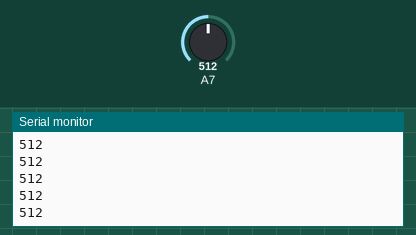
Recording of a sketch running on a simulated Arduino Nano, built with avr-gcc and run on an emulated ATmega328P. Parts: the last lines printed to the serial monitor. The inputs (shaded band) are chosen by the test bench; at power-on: A7 = 512.

Above: at 1.2 s.
1.3 s: A7 set to 716
At 1.31 s:
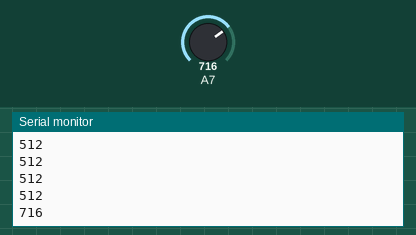
2.8 s: A7 set to 900
At 2.81 s:
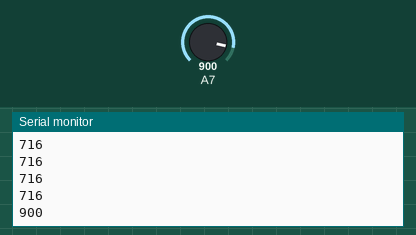
Timing chart, 0 to 5.8 s (numbered marks = the images above; inputs shaded):
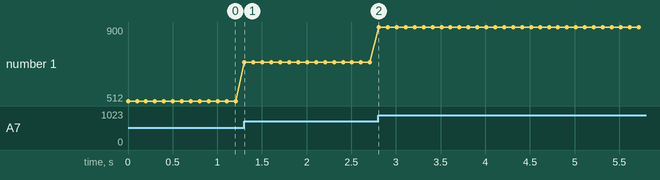

The sketch:

Voltage_Sensor.ino
```cpp
void setup() {
  Serial.begin(9600);
}

void loop() {
  Serial.println(analogRead(A7));
  delay(100);
}
```

Measured:
- after the input at 1.3 s, the serial monitor: prints a new line at once (image 1)
- after the input at 2.8 s, the serial monitor: prints a new line at once (image 2)
- plotted number 1: 512 → 716 after the input at 1.3 s, 716 → 900 after the input at 2.8 s
